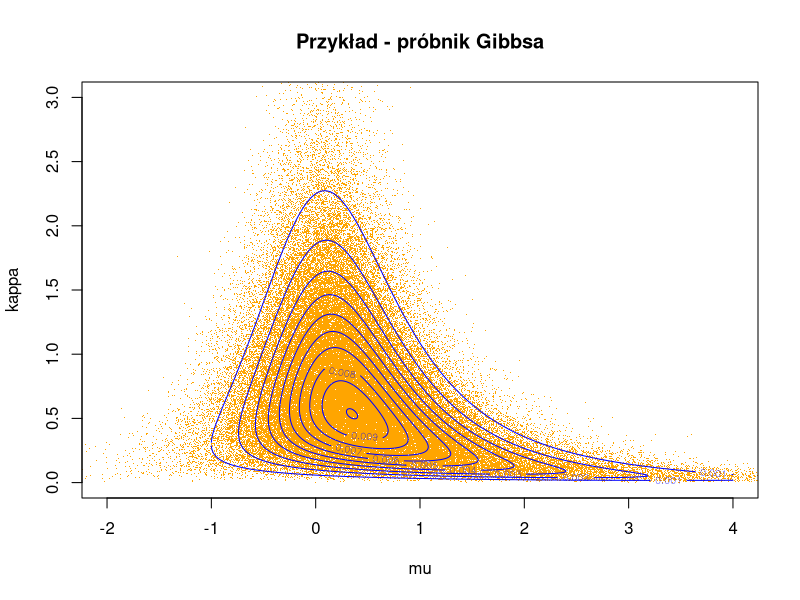

Generate this figure with R:
# Funkcje losujące krok i trajektorię
step <- function(mu, kappa){
  mu_n <- rnorm(1, 1/(5*kappa+0.2), 1/sqrt((5*kappa+0.2)))
  kappa_n <- rgamma(1, shape = 2.5, rate = 2.5+2.5*mu_n^2)
  return(c(mu_n, kappa_n))
}

pg <- function(n){
  m <- matrix(nrow = n, ncol = 2)
  m[1,] <- c(0, 0)
  for (i in 2:n) {
    m[i,] <- step(mu = m[i-1, 1], kappa = m[i-1, 2])
  }
  return(m)
}

# Losowanie konkretnej trajektorii i jej wykres
gibbs <- pg(10^5)
plot(gibbs, pch = '.', xlim = c(-2, 4), ylim = c(0, 3), col = "orange",
     xlab = "mu", ylab = "kappa", main = "Przykład - próbnik Gibbsa")

# Rysowanie teoretycznej gęstości
dens <- function(x, y){
  return(exp(-y*(2.5+2.5*x^2)-0.1*(x-5)^2)*y^(1.5))
}

x <- seq(-1, 4, 0.01)
y <- seq(0, 2.5, 0.01)
contour(x, y, outer(x, y, FUN = dens), add=TRUE, col="blue")

# Wariancja asymptotyczna
n <- 10^3

sumy_mu <- numeric(n)
sumy_kappa <- numeric(n)
for (i in 1:n) {
  gibbs <- pg(1000)
  mu <- gibbs[,1]
  kappa <- gibbs[,2]
  sumy_mu[i] <- sum(mu)
  sumy_kappa[i] <- sum(kappa)
}

print(1/n * var(sumy_mu))
print(1/n * var(sumy_kappa))

var(pg(10^4))





